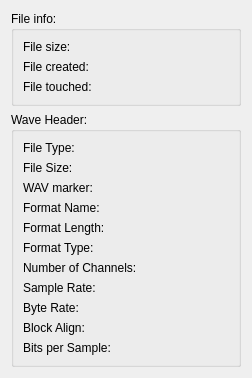
<?xml version="1.0" encoding="UTF-8"?>
<ui version="4.0">
 <class>infoDialog</class>
 <widget class="QDialog" name="infoDialog">
  <property name="geometry">
   <rect>
    <x>0</x>
    <y>0</y>
    <width>252</width>
    <height>367</height>
   </rect>
  </property>
  <property name="windowTitle">
   <string>Info about the file</string>
  </property>
  <layout class="QGridLayout" name="gridLayout">
   <item row="0" column="0">
    <widget class="QGroupBox" name="fileGroupBox">
     <property name="title">
      <string>File info:</string>
     </property>
     <layout class="QHBoxLayout" name="horizontalLayout">
      <item>
       <layout class="QVBoxLayout" name="verticalLayout">
        <item>
         <widget class="QLabel" name="label_3">
          <property name="text">
           <string>File size:</string>
          </property>
         </widget>
        </item>
        <item>
         <widget class="QLabel" name="label_2">
          <property name="text">
           <string>File created:</string>
          </property>
         </widget>
        </item>
        <item>
         <widget class="QLabel" name="label_4">
          <property name="text">
           <string>File touched:</string>
          </property>
         </widget>
        </item>
       </layout>
      </item>
      <item>
       <layout class="QVBoxLayout" name="verticalLayout_2">
        <item>
         <widget class="QLabel" name="filesize">
          <property name="text">
           <string/>
          </property>
         </widget>
        </item>
        <item>
         <widget class="QLabel" name="created">
          <property name="text">
           <string/>
          </property>
         </widget>
        </item>
        <item>
         <widget class="QLabel" name="touched">
          <property name="text">
           <string/>
          </property>
         </widget>
        </item>
       </layout>
      </item>
     </layout>
    </widget>
   </item>
   <item row="1" column="0">
    <widget class="QGroupBox" name="headerGroupBox">
     <property name="title">
      <string>Wave Header:</string>
     </property>
     <layout class="QHBoxLayout" name="horizontalLayout_2">
      <item>
       <layout class="QVBoxLayout" name="verticalLayout_3">
        <item>
         <widget class="QLabel" name="label_9">
          <property name="text">
           <string>File Type:</string>
          </property>
         </widget>
        </item>
        <item>
         <widget class="QLabel" name="label_10">
          <property name="text">
           <string>File Size:</string>
          </property>
         </widget>
        </item>
        <item>
         <widget class="QLabel" name="label_11">
          <property name="text">
           <string>WAV marker:</string>
          </property>
         </widget>
        </item>
        <item>
         <widget class="QLabel" name="label_12">
          <property name="text">
           <string>Format Name:</string>
          </property>
         </widget>
        </item>
        <item>
         <widget class="QLabel" name="label_13">
          <property name="text">
           <string>Format Length:</string>
          </property>
         </widget>
        </item>
        <item>
         <widget class="QLabel" name="label_14">
          <property name="text">
           <string>Format Type:</string>
          </property>
         </widget>
        </item>
        <item>
         <widget class="QLabel" name="label_15">
          <property name="text">
           <string>Number of Channels:</string>
          </property>
         </widget>
        </item>
        <item>
         <widget class="QLabel" name="label_16">
          <property name="text">
           <string>Sample Rate:</string>
          </property>
         </widget>
        </item>
        <item>
         <widget class="QLabel" name="label_17">
          <property name="text">
           <string>Byte Rate:</string>
          </property>
         </widget>
        </item>
        <item>
         <widget class="QLabel" name="label_18">
          <property name="text">
           <string>Block Align:</string>
          </property>
         </widget>
        </item>
        <item>
         <widget class="QLabel" name="label_19">
          <property name="text">
           <string>Bits per Sample:</string>
          </property>
         </widget>
        </item>
       </layout>
      </item>
      <item>
       <layout class="QVBoxLayout" name="verticalLayout_4">
        <item>
         <widget class="QLabel" name="fileType">
          <property name="text">
           <string/>
          </property>
         </widget>
        </item>
        <item>
         <widget class="QLabel" name="size">
          <property name="text">
           <string/>
          </property>
         </widget>
        </item>
        <item>
         <widget class="QLabel" name="marker">
          <property name="text">
           <string/>
          </property>
         </widget>
        </item>
        <item>
         <widget class="QLabel" name="name">
          <property name="text">
           <string/>
          </property>
         </widget>
        </item>
        <item>
         <widget class="QLabel" name="flength">
          <property name="text">
           <string/>
          </property>
         </widget>
        </item>
        <item>
         <widget class="QLabel" name="ftype">
          <property name="text">
           <string/>
          </property>
         </widget>
        </item>
        <item>
         <widget class="QLabel" name="nChannels">
          <property name="text">
           <string/>
          </property>
         </widget>
        </item>
        <item>
         <widget class="QLabel" name="srate">
          <property name="text">
           <string/>
          </property>
         </widget>
        </item>
        <item>
         <widget class="QLabel" name="brate">
          <property name="text">
           <string/>
          </property>
         </widget>
        </item>
        <item>
         <widget class="QLabel" name="balign">
          <property name="text">
           <string/>
          </property>
         </widget>
        </item>
        <item>
         <widget class="QLabel" name="bitspersample">
          <property name="text">
           <string/>
          </property>
         </widget>
        </item>
       </layout>
      </item>
     </layout>
    </widget>
   </item>
  </layout>
 </widget>
 <resources/>
 <connections/>
</ui>
